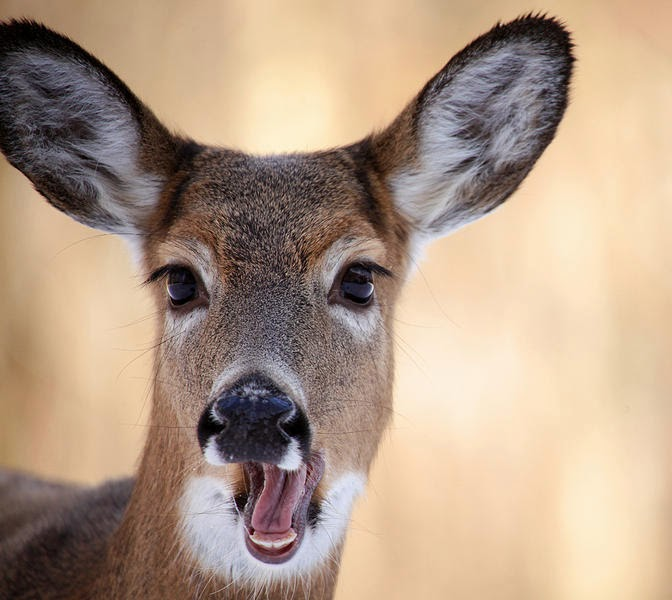
#> input picture images/deer.png, 672 x 600 px, found by its file name
$ python kmeans.py
#> lines starting #> are read from the running program, lines starting #| are printed output that depends on the picture; after the words box and inside, x2 and y2 are one past the last pixel; in counts of white or black regions, pixels touching at a corner belong together
import numpy as np
import matplotlib.pyplot as plt
import cv2
import pprint
# %matplotlib inline

# Read in the image
image = cv2.imread('deer.png')
#> image is the input picture: shape (600, 672, 3); mean B, G, R 135.4, 155.6, 178.7

# Change color to RGB (from BGR)
image = cv2.cvtColor(image, cv2.COLOR_BGR2RGB)

plt.imshow(image)
plt.show()


# Reshaping the image into a 2D array of pixels and 3 color values (RGB)
pixel_vals = image.reshape((-1,3))

# Convert to float type
pixel_vals = np.float32(pixel_vals)

# print(pixel_vals.size)


#the below line of code defines the criteria for the algorithm to stop running,
#which will happen is 100 iterations are run or the epsilon (which is the required accuracy)
#becomes 85%
criteria = (cv2.TERM_CRITERIA_EPS + cv2.TERM_CRITERIA_MAX_ITER, 100, 0.85)

# then perform k-means clustering wit h number of clusters defined as 3
#also random centres are initially choosed for k-means clustering
k = 2
retval, labels, centers = cv2.kmeans(pixel_vals, k, None, criteria, 10, cv2.KMEANS_RANDOM_CENTERS)
#> retval = 1.14e+09; centers = [[92.63, 75.29, 71.83], [225.4, 199.2, 169.9]]

# convert data into 8-bit values
centers = np.uint8(centers)
#> centers = [[92, 75, 71], [225, 199, 169]]
labels = np.uint8(labels)
print(labels.shape)
#| (403200, 1)
# print(labels[200000])
print(labels[0])
#| [0]
labels = labels.reshape(image.shape[0],image.shape[1])
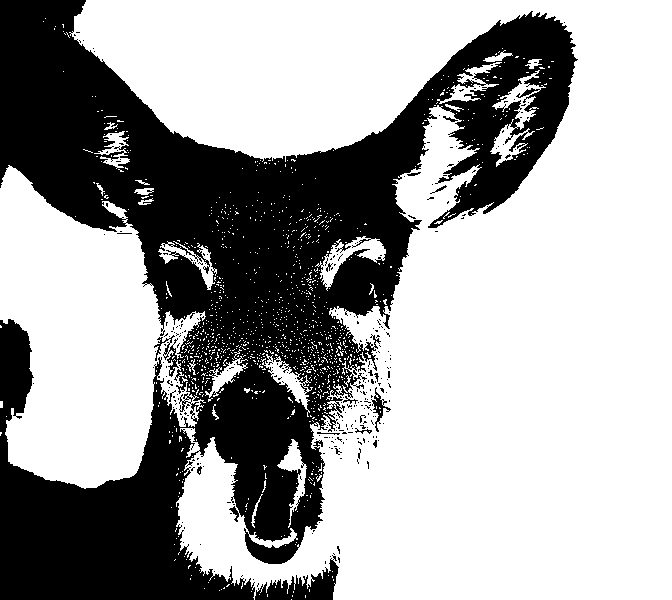
#> labels: shape (600, 672); values 0 (black) and 1 (white), 64.8% white; 299 black regions (285 under 20 px), largest, box (x1, y1, x2, y2) and area: (0, 0, 578, 600) 138717, (255, 555, 339, 600) 1602, (371, 387, 391, 432) 233
# labels.reshape(image.shape)
print("here")
print(labels.shape)
#| (600, 672)
segmented_data = centers[labels.flatten()]

# reshape data into the original image dimensions
segmented_image = segmented_data.reshape((image.shape))
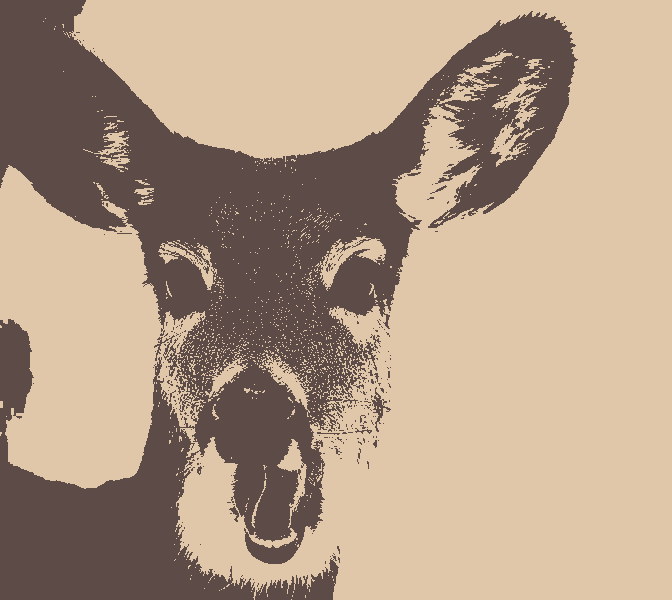
#> segmented_image: shape (600, 672, 3); mean R, G, B 178.2, 155.4, 134.5
labels = 1-labels
image *= labels[...,None]
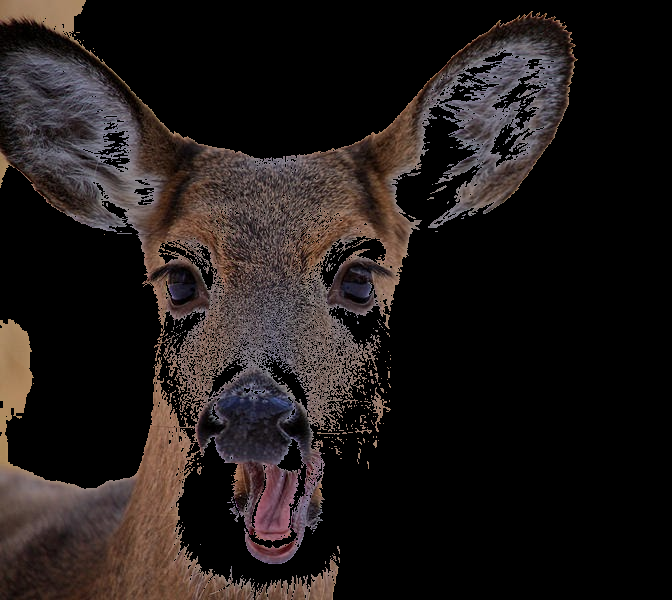
#> image: shape (600, 672, 3); mean R, G, B 32.6, 26.5, 25.3

plt.imshow(image)

plt.show()
